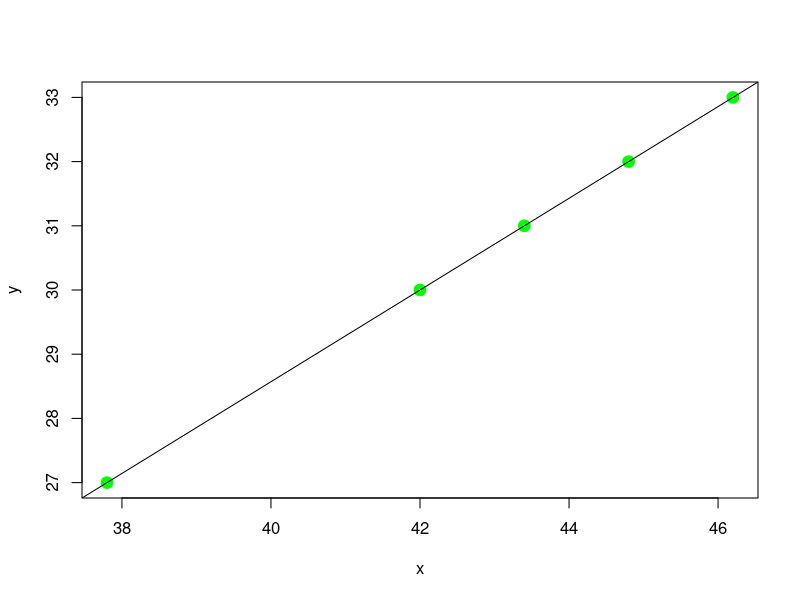

Generate this figure with R:
x<-c(46.2, 43.4, 37.8, 42.0, 44.8)
y<-c(33, 31, 27, 30, 32)
plot(x,y, col = 'green', lwd = 5)
lm(y~x)
summary(lm(y~x))
y.lm2<-lm(y~x)
update(y.lm2, .~-1+.)->y.lm3
summary(y.lm3)
abline(y.lm3)
y.lm3